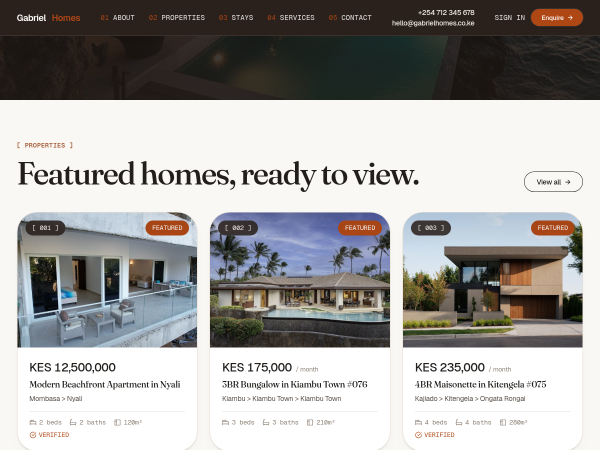
#> input picture gabriel_homes/docs/shots/crop-featured.png, 1200 x 900 px, given in place of about-full.png, which was not available (shown at 1/2 size)
$ python split_shots.py
#> lines starting #> are read from the running program, lines starting #| are printed output that depends on the picture
#!/usr/bin/env python3
"""Split full-page screenshots into readable sections."""
from PIL import Image
import os

SHOTS = '/tmp/shots'
OUT = '/tmp/shots/sections'
os.makedirs(OUT, exist_ok=True)

TARGET_W = 900  # readable width

for name in ['about-full.png', 'home-full.png', 'listings-full.png']:
    img = Image.open(os.path.join(SHOTS, name))
#> img is the input picture: PIL image 1200x900 RGB; mean R, G, B 165.1, 163.3, 161.4
    w, h = img.size
#> w = 1200; h = 900
    scale = TARGET_W / w
#> scale = 0.75
    new_w, new_h = TARGET_W, int(h * scale)
#> new_w = 900; new_h = 675
    img = img.resize((new_w, new_h), Image.LANCZOS)
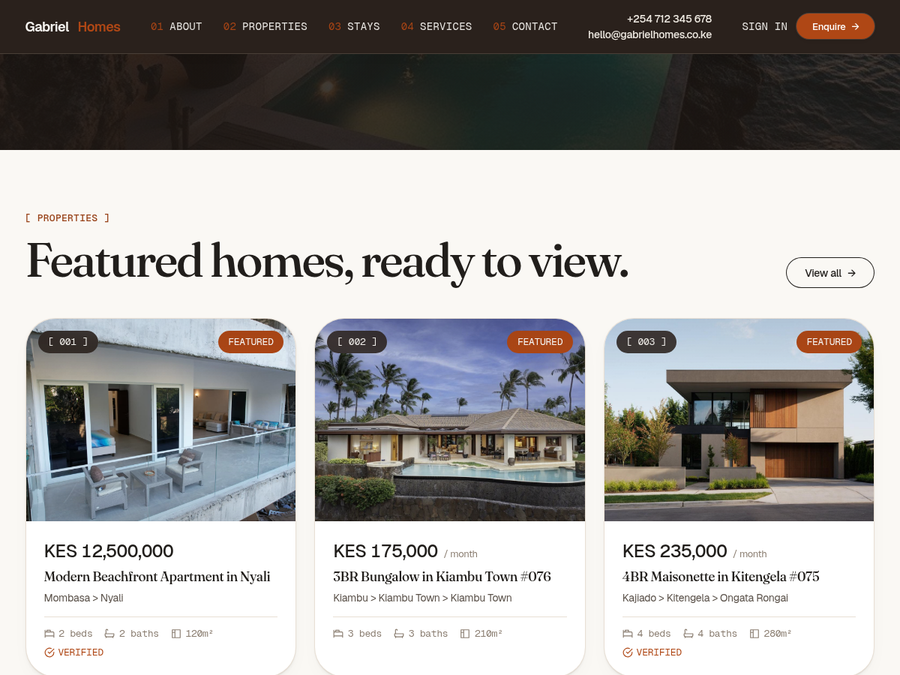
#> img: PIL image 900x675 RGB; mean R, G, B 164.9, 163.2, 161.3
    # split into chunks of ~1400px tall
    chunk_h = 1400
    n_chunks = (new_h + chunk_h - 1) // chunk_h
#> n_chunks = 1
    base = name.replace('-full.png', '')
    for i in range(n_chunks):
        top = i * chunk_h
        bottom = min((i + 1) * chunk_h, new_h)
        crop = img.crop((0, top, new_w, bottom))
        out_path = os.path.join(OUT, f'{base}-{i+1:02d}.png')
        crop.save(out_path, optimize=True)
        print(f'{out_path}: {crop.size}')
#> pass 2 of the loop `for name in ['about-full.png', 'home-full.png', 'listings-full.png']:`:
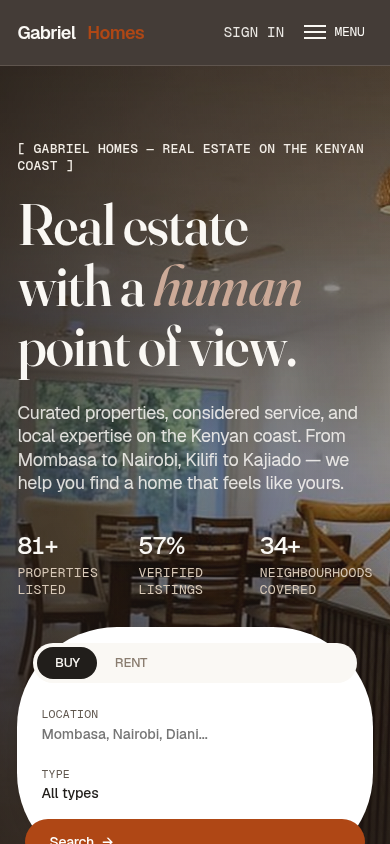
#> input picture gabriel_homes/docs/shots/hero-mobile.png, 390 x 844 px, given in place of home-full.png, which was not available
#> img is the input picture: PIL image 390x844 RGB; mean R, G, B 120.6, 112.9, 106.7
#> img: PIL image 900x1947 RGB
#> the loop `for i in range(n_chunks):` made 2 passes
#> (printed output is left out)
#> pass 1, `crop = img.crop((0, top, new_w, bottom))`:
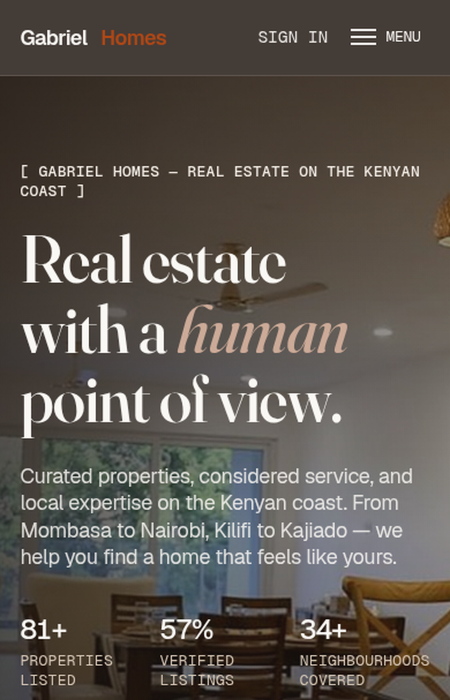
#> crop: PIL image 900x1400 RGB (shown at 1/2 size); mean R, G, B 90.7, 84.5, 78.2
#> pass 2, `crop = img.crop((0, top, new_w, bottom))`:
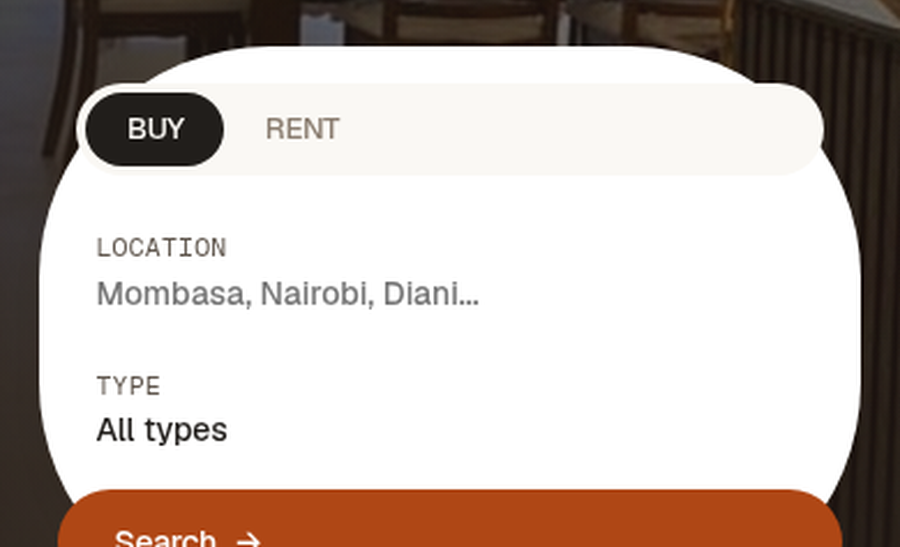
#> crop: PIL image 900x547 RGB; mean R, G, B 196.7, 185.4, 179.3
